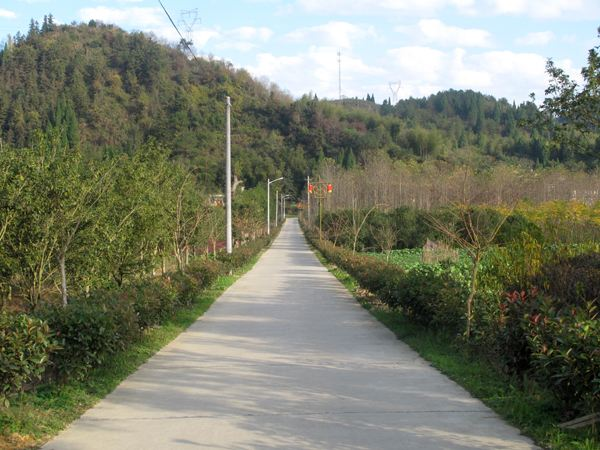
#> input picture 10. cluster/step3.png, 600 x 450 px
$ python image_split.py
#> lines starting #> are read from the running program, lines starting #| are printed output that depends on the picture
from PIL import Image
import numpy as np
from sklearn.mixture import GaussianMixture

im = Image.open('step3.png')
#> im is the input picture: PIL image 600x450 RGB; mean R, G, B 123.2, 127, 108.9

img = np.array(im)
shape = img.shape
#> shape = (450, 600, 3)
img_reshape = img.reshape((-1, 3))

gmm = GaussianMixture(3)
pred = gmm.fit_predict(img_reshape)

img_reshape[pred == 0, :] = [255, 255, 0]
img_reshape[pred == 1, :] = [0, 0, 255]
img_reshape[pred == 2, :] = [0, 255, 0]

img_reshape = img_reshape.reshape((shape[0], shape[1], 3))
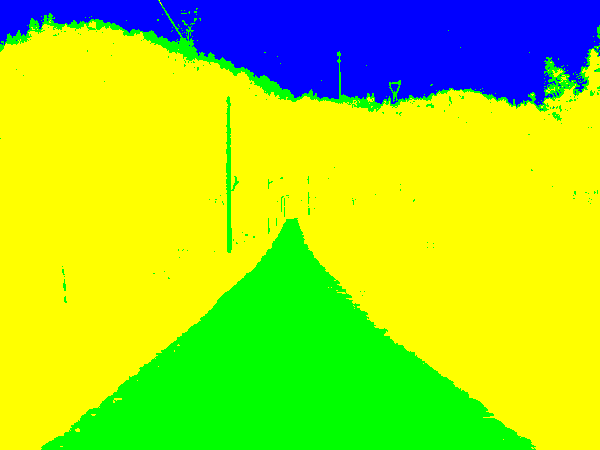
#> img_reshape: shape (450, 600, 3); mean of channels 0, 1, 2 162.9, 217.1, 37.9; drawn as R, G, B

im = Image.fromarray(img_reshape.astype('uint8'))

im.save('result.png')
